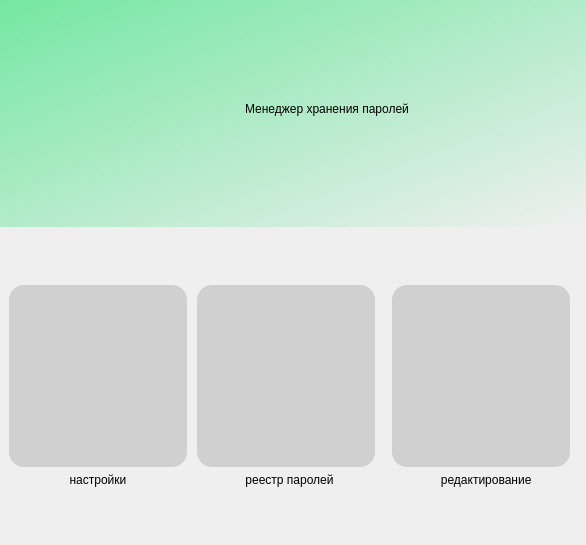
         <widget class="QWidget" name="page_1">
          <layout class="QVBoxLayout" name="verticalLayout_2">
           <property name="spacing">
            <number>0</number>
           </property>
           <property name="leftMargin">
            <number>0</number>
           </property>
           <property name="topMargin">
            <number>0</number>
           </property>
           <property name="rightMargin">
            <number>0</number>
           </property>
           <property name="bottomMargin">
            <number>0</number>
           </property>
           <item>
            <widget class="QFrame" name="frame">
             <property name="minimumSize">
              <size>
               <width>0</width>
               <height>227</height>
              </size>
             </property>
             <property name="maximumSize">
              <size>
               <width>16777215</width>
               <height>227</height>
              </size>
             </property>
             <property name="styleSheet">
              <string notr="true">background-color: qlineargradient(spread:pad, x1:0, y1:0, x2:1, y2:1, stop:0 rgba(117, 231, 163, 1), stop:1 rgba(117, 231, 163, 0));
border:none;</string>
             </property>
             <property name="frameShape">
              <enum>QFrame::StyledPanel</enum>
             </property>
             <property name="frameShadow">
              <enum>QFrame::Raised</enum>
             </property>
             <layout class="QHBoxLayout" name="horizontalLayout_3">
              <property name="topMargin">
               <number>0</number>
              </property>
              <item>
               <widget class="QLabel" name="label_5">
                <property name="minimumSize">
                 <size>
                  <width>230</width>
                  <height>178</height>
                 </size>
                </property>
                <property name="maximumSize">
                 <size>
                  <width>230</width>
                  <height>178</height>
                 </size>
                </property>
                <property name="styleSheet">
                 <string notr="true">background-color: rgba(255, 255, 255, 0.0);</string>
                </property>
                <property name="text">
                 <string/>
                </property>
                <property name="pixmap">
                 <pixmap>../../prototype/label.png</pixmap>
                </property>
                <property name="scaledContents">
                 <bool>true</bool>
                </property>
               </widget>
              </item>
              <item>
               <widget class="QLabel" name="label_4">
                <property name="maximumSize">
                 <size>
                  <width>16777215</width>
                  <height>40</height>
                 </size>
                </property>
                <property name="styleSheet">
                 <string notr="true">background-color: rgba(255, 255, 255, 0.0);
font: 20pt &quot;MS Shell Dlg 2&quot;;</string>
                </property>
                <property name="text">
                 <string>Менеджер хранения паролей</string>
                </property>
               </widget>
              </item>
             </layout>
            </widget>
           </item>
           <item>
            <widget class="QFrame" name="frame_2">
             <property name="styleSheet">
              <string notr="true">font: 14pt &quot;MS Shell Dlg 2&quot;;
border:none;</string>
             </property>
             <property name="frameShape">
              <enum>QFrame::StyledPanel</enum>
             </property>
             <property name="frameShadow">
              <enum>QFrame::Raised</enum>
             </property>
             <layout class="QHBoxLayout" name="horizontalLayout_2">
              <property name="spacing">
               <number>10</number>
              </property>
              <item>
               <widget class="QFrame" name="frame_setting_btn">
                <property name="minimumSize">
                 <size>
                  <width>178</width>
                  <height>0</height>
                 </size>
                </property>
                <property name="maximumSize">
                 <size>
                  <width>178</width>
                  <height>16777215</height>
                 </size>
                </property>
                <property name="frameShape">
                 <enum>QFrame::StyledPanel</enum>
                </property>
                <property name="frameShadow">
                 <enum>QFrame::Raised</enum>
                </property>
                <layout class="QVBoxLayout" name="verticalLayout_4">
                 <property name="leftMargin">
                  <number>0</number>
                 </property>
                 <property name="rightMargin">
                  <number>0</number>
                 </property>
                 <item>
                  <spacer name="verticalSpacer_2">
                   <property name="orientation">
                    <enum>Qt::Vertical</enum>
                   </property>
                   <property name="sizeHint" stdset="0">
                    <size>
                     <width>20</width>
                     <height>40</height>
                    </size>
                   </property>
                  </spacer>
                 </item>
                 <item>
                  <widget class="QPushButton" name="btn_settings">
                   <property name="minimumSize">
                    <size>
                     <width>178</width>
                     <height>182</height>
                    </size>
                   </property>
                   <property name="maximumSize">
                    <size>
                     <width>178</width>
                     <height>182</height>
                    </size>
                   </property>
                   <property name="styleSheet">
                    <string notr="true">QPushButton{
	
	background-color: rgba(195, 195, 195, 0.7);
border-radius: 15px;
}

QPushButton:hover {
	background-color: rgba(197, 197, 197, 0.4);
border:none;
}

QPushButton:pressed {
	background-color: rgba(216, 216, 216, 0.2);
}</string>
                   </property>
                   <property name="text">
                    <string/>
                   </property>
                   <property name="icon">
                    <iconset>
                     <normaloff>../images/XMLID_273_.png</normaloff>../images/XMLID_273_.png</iconset>
                   </property>
                   <property name="iconSize">
                    <size>
                     <width>140</width>
                     <height>170</height>
                    </size>
                   </property>
                  </widget>
                 </item>
                 <item>
                  <widget class="QLabel" name="label">
                   <property name="text">
                    <string>настройки</string>
                   </property>
                   <property name="alignment">
                    <set>Qt::AlignCenter</set>
                   </property>
                  </widget>
                 </item>
                 <item>
                  <spacer name="verticalSpacer">
                   <property name="orientation">
                    <enum>Qt::Vertical</enum>
                   </property>
                   <property name="sizeHint" stdset="0">
                    <size>
                     <width>20</width>
                     <height>40</height>
                    </size>
                   </property>
                  </spacer>
                 </item>
                </layout>
               </widget>
              </item>
              <item>
               <widget class="QFrame" name="frame_reestr_btn">
                <property name="minimumSize">
                 <size>
                  <width>185</width>
                  <height>0</height>
                 </size>
                </property>
                <property name="maximumSize">
                 <size>
                  <width>178</width>
                  <height>16777215</height>
                 </size>
                </property>
                <property name="frameShape">
                 <enum>QFrame::StyledPanel</enum>
                </property>
                <property name="frameShadow">
                 <enum>QFrame::Raised</enum>
                </property>
                <layout class="QVBoxLayout" name="verticalLayout_5">
                 <property name="leftMargin">
                  <number>0</number>
                 </property>
                 <property name="rightMargin">
                  <number>0</number>
                 </property>
                 <item>
                  <spacer name="verticalSpacer_3">
                   <property name="orientation">
                    <enum>Qt::Vertical</enum>
                   </property>
                   <property name="sizeHint" stdset="0">
                    <size>
                     <width>20</width>
                     <height>40</height>
                    </size>
                   </property>
                  </spacer>
                 </item>
                 <item>
                  <widget class="QPushButton" name="btn_pass_reestr">
                   <property name="minimumSize">
                    <size>
                     <width>178</width>
                     <height>182</height>
                    </size>
                   </property>
                   <property name="maximumSize">
                    <size>
                     <width>178</width>
                     <height>182</height>
                    </size>
                   </property>
                   <property name="styleSheet">
                    <string notr="true">QPushButton{
	
	background-color: rgba(195, 195, 195, 0.7);
border-radius: 15px;
}

QPushButton:hover {
	background-color: rgba(197, 197, 197, 0.4);
border:none;
}

QPushButton:pressed {
	background-color: rgba(216, 216, 216, 0.2);
}</string>
                   </property>
                   <property name="text">
                    <string/>
                   </property>
                   <property name="icon">
                    <iconset>
                     <normaloff>../../prototype/table.png</normaloff>../../prototype/table.png</iconset>
                   </property>
                   <property name="iconSize">
                    <size>
                     <width>178</width>
                     <height>182</height>
                    </size>
                   </property>
                   <property name="shortcut">
                    <string/>
                   </property>
                   <property name="checkable">
                    <bool>false</bool>
                   </property>
                  </widget>
                 </item>
                 <item>
                  <widget class="QLabel" name="label_2">
                   <property name="text">
                    <string>реестр паролей</string>
                   </property>
                   <property name="alignment">
                    <set>Qt::AlignCenter</set>
                   </property>
                  </widget>
                 </item>
                 <item>
                  <spacer name="verticalSpacer_6">
                   <property name="orientation">
                    <enum>Qt::Vertical</enum>
                   </property>
                   <property name="sizeHint" stdset="0">
                    <size>
                     <width>20</width>
                     <height>40</height>
                    </size>
                   </property>
                  </spacer>
                 </item>
                </layout>
               </widget>
              </item>
              <item>
               <widget class="QFrame" name="frame_edit_btn">
                <property name="minimumSize">
                 <size>
                  <width>185</width>
                  <height>0</height>
                 </size>
                </property>
                <property name="maximumSize">
                 <size>
                  <width>188</width>
                  <height>16777215</height>
                 </size>
                </property>
                <property name="frameShape">
                 <enum>QFrame::StyledPanel</enum>
                </property>
                <property name="frameShadow">
                 <enum>QFrame::Raised</enum>
                </property>
                <layout class="QVBoxLayout" name="verticalLayout_6">
                 <property name="leftMargin">
                  <number>0</number>
                 </property>
                 <property name="rightMargin">
                  <number>0</number>
                 </property>
                 <item>
                  <spacer name="verticalSpacer_4">
                   <property name="orientation">
                    <enum>Qt::Vertical</enum>
                   </property>
                   <property name="sizeHint" stdset="0">
                    <size>
                     <width>20</width>
                     <height>40</height>
                    </size>
                   </property>
                  </spacer>
                 </item>
                 <item>
                  <widget class="QPushButton" name="btn_edit_pass_reestr">
                   <property name="minimumSize">
                    <size>
                     <width>178</width>
                     <height>182</height>
                    </size>
                   </property>
                   <property name="maximumSize">
                    <size>
                     <width>178</width>
                     <height>182</height>
                    </size>
                   </property>
                   <property name="styleSheet">
                    <string notr="true">QPushButton{
	
	background-color: rgba(195, 195, 195, 0.7);
border-radius: 15px;
}

QPushButton:hover {
	background-color: rgba(197, 197, 197, 0.4);
border:none;
}

QPushButton:pressed {
	background-color: rgba(216, 216, 216, 0.2);
}</string>
                   </property>
                   <property name="text">
                    <string/>
                   </property>
                   <property name="icon">
                    <iconset>
                     <normaloff>../images/edit_reestr.png</normaloff>../images/edit_reestr.png</iconset>
                   </property>
                   <property name="iconSize">
                    <size>
                     <width>178</width>
                     <height>182</height>
                    </size>
                   </property>
                  </widget>
                 </item>
                 <item>
                  <widget class="QLabel" name="label_3">
                   <property name="text">
                    <string> редактирование</string>
                   </property>
                   <property name="alignment">
                    <set>Qt::AlignCenter</set>
                   </property>
                  </widget>
                 </item>
                 <item>
                  <spacer name="verticalSpacer_5">
                   <property name="orientation">
                    <enum>Qt::Vertical</enum>
                   </property>
                   <property name="sizeHint" stdset="0">
                    <size>
                     <width>20</width>
                     <height>40</height>
                    </size>
                   </property>
                  </spacer>
                 </item>
                </layout>
               </widget>
              </item>
             </layout>
            </widget>
           </item>
          </layout>
         </widget>
